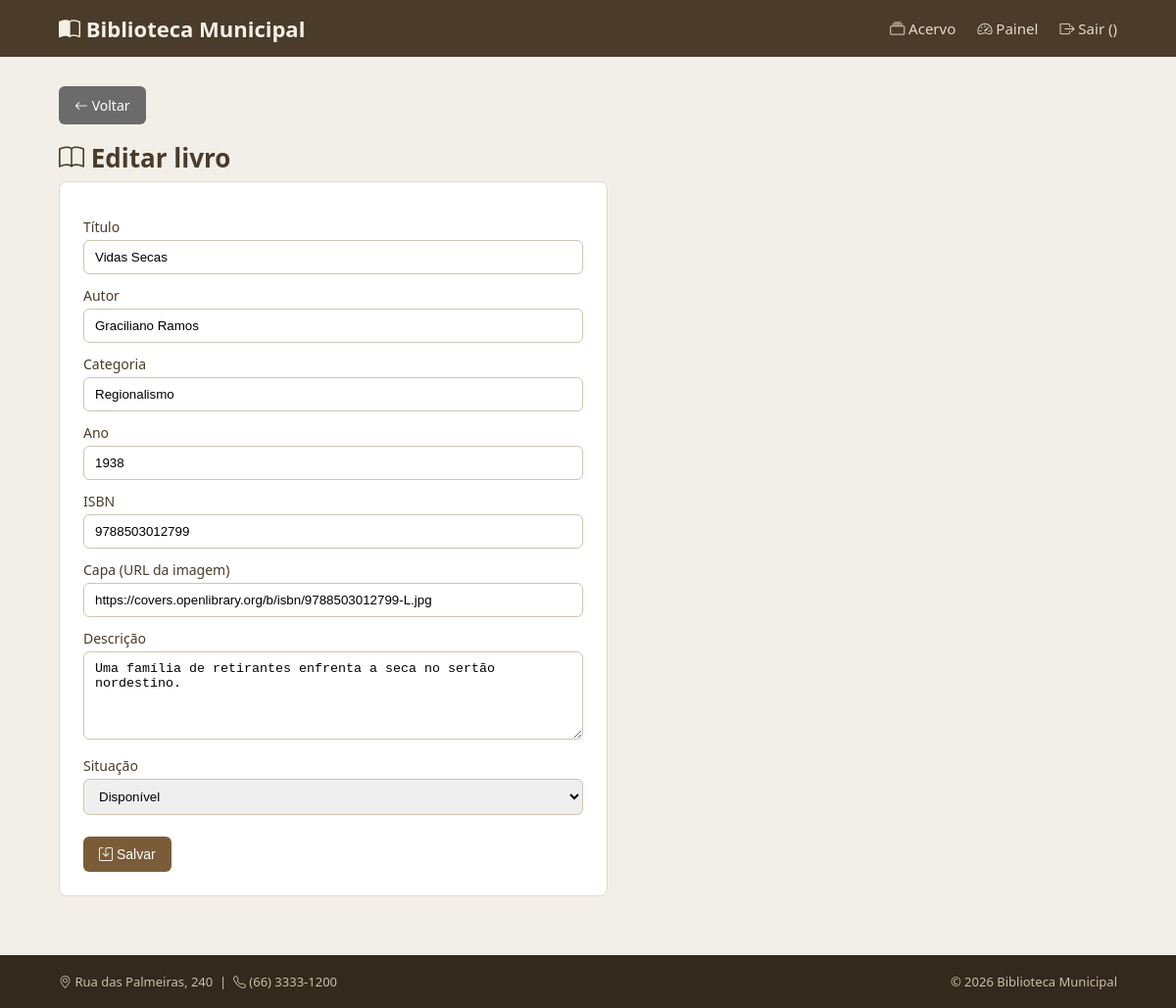
The app's page /livro_form.php?id=6 (signed in) with its own data.
### tables this page shows
CREATE TABLE livros (
    id INT AUTO_INCREMENT PRIMARY KEY,
    titulo VARCHAR(200),
    autor VARCHAR(150),
    categoria VARCHAR(100),
    ano INT,
    isbn VARCHAR(30),
    descricao TEXT,
    capa VARCHAR(300),
    disponivel TINYINT DEFAULT 1
);

### auth.php (called while the page is built, shortened)
<?php
function e($txt) {
    return htmlspecialchars($txt ?? '', ENT_QUOTES, 'UTF-8');
}

### livro_form.php (the view, shortened to what this page needs)
<?php
require 'config.php';
$livro = ['id'=>'','titulo'=>'','autor'=>'','categoria'=>'','ano'=>'','isbn'=>'','descricao'=>'','capa'=>'','disponivel'=>1];
if (isset($_GET['id'])) {
    $id = (int) $_GET['id'];
    $stmt = mysqli_prepare($conn, "SELECT * FROM livros WHERE id = ?");
    mysqli_stmt_bind_param($stmt, 'i', $id);
    mysqli_stmt_execute($stmt);
    $res = mysqli_stmt_get_result($stmt);
    $encontrado = mysqli_fetch_assoc($res);
    if ($encontrado) {
        $livro = $encontrado;
    }
}
?>
<?php require 'includes/header.php'; ?>
<a href="painel.php" class="btn btn-cinza"><i class="bi bi-arrow-left"></i> Voltar</a>
<h1 style="margin-top:16px">
    <i class="bi bi-book"></i>
    <?php echo $livro['id'] ? 'Editar livro' : 'Novo livro'; ?>
</h1>
<div class="form-box">
    <form method="post" action="livro_salvar.php">
        <label>Título</label>
        <input type="text" name="titulo" value="<?php echo e($livro['titulo']); ?>">
        <label>Autor</label>
        <input type="text" name="autor" value="<?php echo e($livro['autor']); ?>">
        <label>Categoria</label>
        <input type="text" name="categoria" value="<?php echo e($livro['categoria']); ?>">
        <label>Ano</label>
        <input type="text" name="ano" value="<?php echo e($livro['ano']); ?>">
        <label>ISBN</label>
        <input type="text" name="isbn" value="<?php echo e($livro['isbn']); ?>">
        <label>Capa (URL da imagem)</label>
        <input type="text" name="capa" value="<?php echo e($livro['capa']); ?>">
        <label>Descrição</label>
        <textarea name="descricao"><?php echo e($livro['descricao']); ?></textarea>
        <label>Situação</label>
        <select name="disponivel">
            <option value="1" <?php echo $livro['disponivel'] ? 'selected' : ''; ?>>Disponível</option>
        </select>
        <br><br>
        <button class="btn" type="submit"><i class="bi bi-save"></i> Salvar</button>
    </form>
</div>
<?php require 'includes/footer.php'; ?>

### css/estilo.css (style rules this page uses)
* { box-sizing: border-box; margin: 0; padding: 0; }
body { font-family: "Segoe UI", Arial, sans-serif; background: #f2efe9; color: #2b2b2b; }
h1 { font-size: 26px; margin-bottom: 6px; color: #4a3b2a; }
.btn { display: inline-block; background: #7a5c39; color: #fff; border: none; padding: 10px 16px; border-radius: 6px; cursor: pointer; text-decoration: none; font-size: 14px; }
.btn-cinza { background: #6b6b6b; }
.form-box { background: #fff; padding: 24px; border-radius: 8px; border: 1px solid #e2d9c8; max-width: 560px; }
.form-box label { display: block; margin: 12px 0 4px; font-size: 14px; color: #4a3b2a; }
.form-box input, .form-box textarea, .form-box select { width: 100%; padding: 9px 11px; border: 1px solid #cfc4b2; border-radius: 6px; }
.form-box textarea { min-height: 90px; }

### records on screen
livros: titulo "Vidas Secas", autor "Graciliano Ramos", categoria "Regionalismo", ano "1938", isbn "9788503012799", capa "https://covers.openlibrary.org/b/isbn/9788503012799-L.jpg", descricao "Uma família de retirantes enfrenta a seca no sertão nordestino.", disponivel "Disponível"
